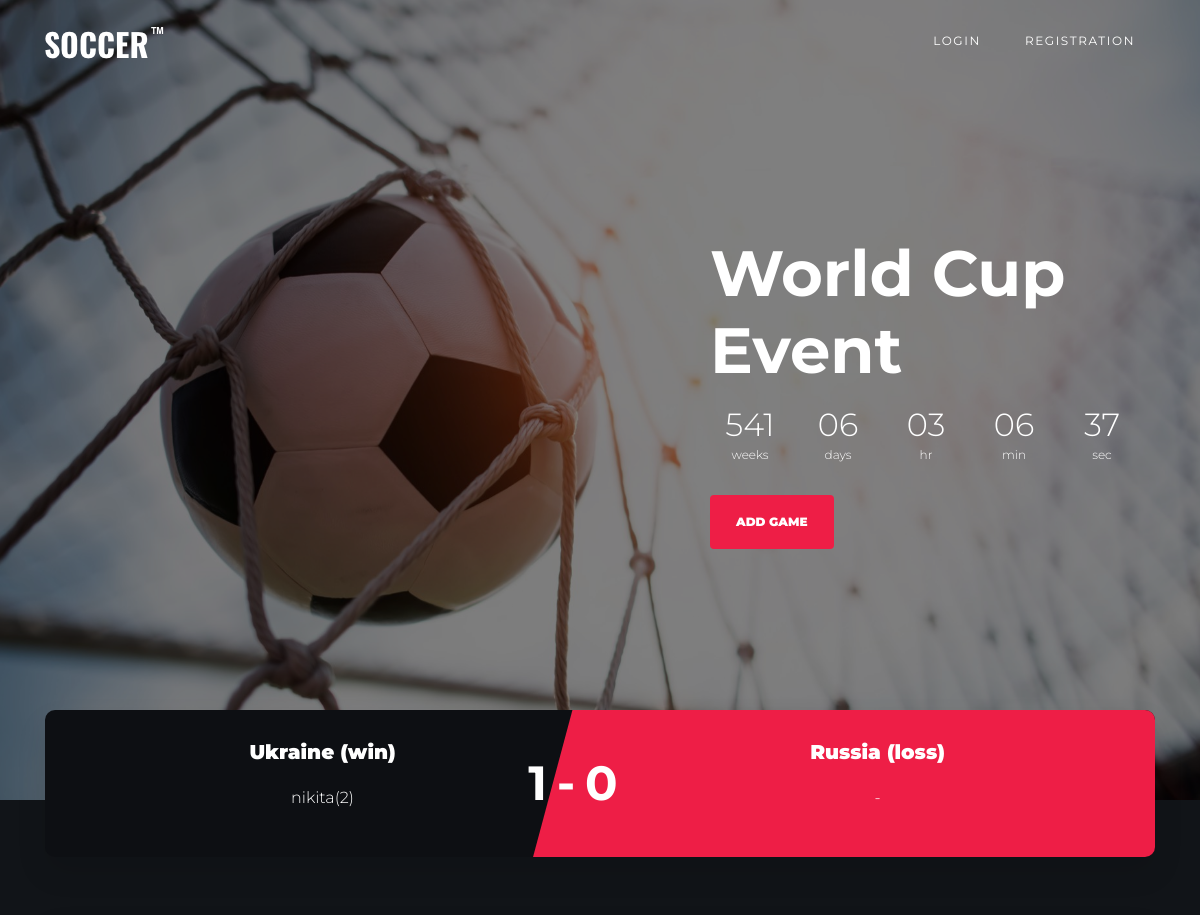
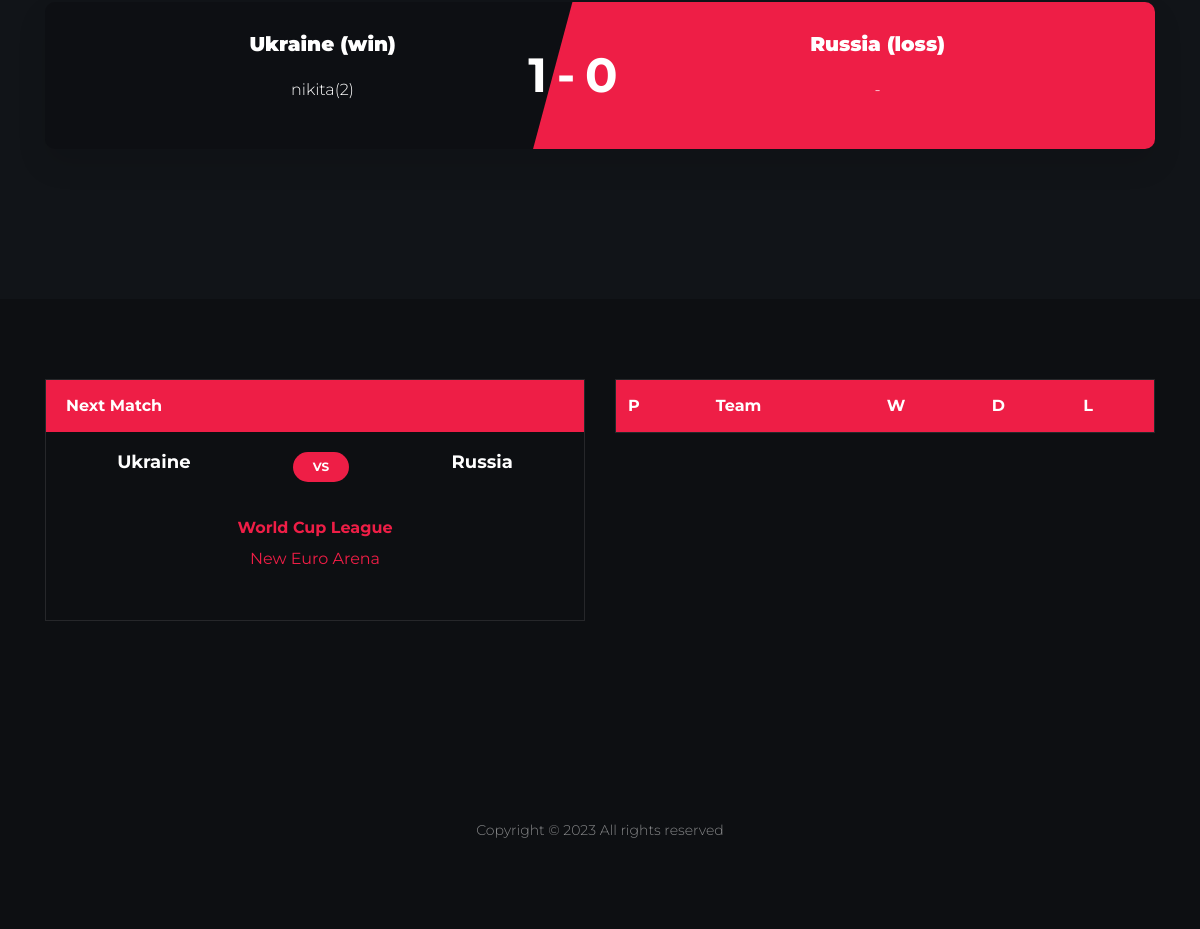
The page / on the database its author committed (2 pictures, top to bottom).
### footballApp/models.py (models this page shows, shortened)
class Game(models.Model):
    firstTeam = models.CharField(max_length=20, blank=False)
    firstTeamStatus = models.CharField(max_length=5, blank=False)
    goalsFirstTeam = models.IntegerField(default=0)
    playersFirstTeam = models.CharField(max_length=300, blank=False)
    secondTeam = models.CharField(max_length=20, blank=False)
    secondTeamStatus = models.CharField(max_length=5, blank=False)
    goalsSecondTeam = models.IntegerField(default=0)
    playersSecondTeam = models.CharField(max_length=300, blank=False)
    eventOwner = models.CharField(max_length=20, blank=False)
    eventStatus = models.CharField(max_length=20, blank=False)

### footballApp/views.py (the view)
# urls.py: path('', indexPage, name="index"),
def indexPage(request):
    games = Game.objects.all()
    teams = Team.objects.all()
    nextGame = Game.objects.filter(eventStatus='not finished').first()
    numberOfElements = Game.objects.all().count()
    if numberOfElements:
        gameStatus = Game.objects.first().eventStatus
    if numberOfElements > 3 and gameStatus == "finished":
        Game.objects.first().delete()
    return render(request, 'index.html', {'games': games, 'teams': teams, 'nextGame': nextGame})

### footballApp/templatetags/split.py (called while the page is built)
@register.filter
def split(data, splitter=","):
    return data.split(splitter)

### templates/index.html (shortened to what this page needs)
{% load static %}
{% load split %}
<!DOCTYPE html>
<html lang="en">
<head>
  <link rel="stylesheet" href="{% static 'fonts/icomoon/style.css' %}">
  <link rel="stylesheet" href="{% static 'css/bootstrap/bootstrap.css' %}">
  <link rel="stylesheet" href="{% static 'css/jquery-ui.css' %}">
  <link rel="stylesheet" href="{% static 'css/owl.carousel.min.css' %}">
  <link rel="stylesheet" href="{% static 'css/owl.theme.default.min.css' %}">
  <link rel="stylesheet" href="{% static 'css/owl.theme.default.min.css' %}">
  <link rel="stylesheet" href="{% static 'css/jquery.fancybox.min.css' %}">
  <link rel="stylesheet" href="{% static 'css/bootstrap-datepicker.css' %}">
  <link rel="stylesheet" href="{% static 'fonts/flaticon/font/flaticon.css' %}">
  <link rel="stylesheet" href="{% static 'css/aos.css' %}">
  <link rel="stylesheet" href="{% static 'css/style.css' %}">
</head>
<body>
  <div class="site-wrap">
    <header class="site-navbar py-4" role="banner">
      <div class="container">
        <div class="d-flex align-items-center">
          <div class="site-logo">
            <a href="{% url 'index' %}">
              <img src="{% static 'images/logo.png' %}" alt="Logo">
            </a>
          </div>
          <div class="ml-auto">
            <nav class="site-navigation position-relative text-right" role="navigation">
              <ul class="site-menu main-menu js-clone-nav mr-auto d-none d-lg-block">
                {% if user.is_authenticated %}
                  <li><a href="{% url 'logout' %}" class="nav-link">{{ user }}</a></li>
                {% else %}
                  <li><a href="{% url 'login' %}" class="nav-link">Login</a></li>
                  <li><a href="{% url 'registration' %}" class="nav-link">Registration</a></li>
                {% endif %}
              </ul>
            </nav>
          </div>
        </div>
      </div>
    </header>
    <div class="hero overlay" style="background-image: url('static/images/bg_3.jpg');">
      <div class="container">
        <div class="row align-items-center">
          <div class="col-lg-5 ml-auto">
            <h1 class="text-white">World Cup Event</h1>
            <div id="date-countdown"></div>
            <p>
              <a href="{% url 'addgame' %}" class="btn btn-primary py-3 px-4 mr-3">Add game</a>
            </p>
          </div>
        </div>
      </div>
    </div>
    {% for game in games %}
      <div class="container" style="margin-bottom: 150px;">
        <div class="row">
          <div class="col-lg-12">
            <div class="d-flex team-vs">
              <span class="score">{{ game.goalsFirstTeam }}-{{ game.goalsSecondTeam }}</span>
              <div class="team-1 w-50">
                <div class="team-details w-100 text-center">
                  <h3>{{ game.firstTeam }} <span>({{ game.firstTeamStatus }})</span></h3>
                  <ul class="list-unstyled">
                    {% for playerFirstTeam in game.playersFirstTeam|split %}
                      <li>{{ playerFirstTeam }}</li>
                    {% endfor %}
                  </ul>
                </div>
              </div>
              <div class="team-2 w-50">
                <div class="team-details w-100 text-center">
                  <h3>{{ game.secondTeam }} <span>({{ game.secondTeamStatus }})</span></h3>
                    <ul class="list-unstyled">
                      {% for playerSecondTeam in game.playersSecondTeam|split %}
                        <li>{{ playerSecondTeam }}</li>
                      {% endfor %}
                    </ul>
                </div>
              </div>
            </div>
          </div>
        </div>
      </div>
    {% endfor %}
    <div class="site-section bg-dark">
      <div class="container">
        <div class="row">
          <div class="col-lg-6">
            <div class="widget-next-match">
              <div class="widget-title">
                <h3>Next Match</h3>
              </div>
              <div class="widget-body mb-3">
                <div class="widget-vs">
                  <div class="d-flex align-items-center justify-content-around justify-content-between w-100">
                    <div class="team-1 text-center">
                      <h3>{{ nextGame.firstTeam }}</h3>
                    </div>
                    <div>
                      <span class="vs"><span>VS</span></span>
                    </div>
                    <div class="team-2 text-center">
                      <h3>{{ nextGame.secondTeam }}</h3>
                    </div>
                  </div>
                </div>
              </div>
              <div class="text-center widget-vs-contents mb-4">
                <h4>World Cup League</h4>
                <p class="mb-5">
                  <strong class="text-primary">New Euro Arena</strong>
                </p>
              </div>
            </div>
          </div>
          <div class="col-lg-6">
            <div class="widget-next-match">
              <table class="table custom-table">
                <thead>
                  <tr>
                    <th>P</th>
                    <th>Team</th>
                    <th>W</th>
                    <th>D</th>
                    <th>L</th>
                  </tr>
                </thead>
              </table>
            </div>
          </div>
        </div>
      </div>
    </div>
    <footer class="footer-section">
      <div class="container">
        <div class="row text-center">
          <div class="col-md-12">
            <div class=" pt-5">
              <p>
                Copyright &copy;
                 All rights reserved
              </p>
            </div>
          </div>
        </div>
      </div>
    </footer>
  </div>
</body>
</html>

### static/css/style.css (style rules this page uses)
body { line-height: 1.7; color: gray; font-weight: 300; background-color: #222831; font-size: 16px; }
a { -webkit-transition: .3s all ease; -o-transition: .3s all ease; transition: .3s all ease; }
h1, h2, h3, h4, h5, .h1, .h2, .h3, .h4, .h5 { font-family: "Montserrat", -apple-system, BlinkMacSystemFont, "Segoe UI", Roboto, "Helvetica Neue", Arial, sans-serif, "Apple Color Emoji", "Segoe UI Emoji", "Segoe UI Symbol", "Noto Color Emoji"; color: #fff; }
.site-wrap:before { display: none; -webkit-transition: .3s all ease-in-out; -o-transition: .3s all ease-in-out; transition: .3s all ease-in-out; background: rgba(0, 0, 0, 0.6); content: ""; position: absolute; z-index: 2000; top: 0; left: 0; right: 0; bottom: 0; opacity: 0; visibility: hidden; }
.btn { text-transform: uppercase; font-size: 12px; font-weight: 900; border-width: 2px; }
.site-section { padding: 2.5em 0; }
@media (min-width: 768px) { .site-section { padding: 5em 0; } }
.site-logo { position: relative; font-weight: 900; font-size: 1.3rem; }
.site-logo a { color: #fff; }
.site-navbar { margin-bottom: 0px; z-index: 1999; position: absolute; width: 100%; }
.site-navbar .site-navigation .site-menu { margin-bottom: 0; }
.site-navbar .site-navigation .site-menu a { text-decoration: none !important; display: inline-block; }
.site-navbar .site-navigation .site-menu > li { display: inline-block; }
.site-navbar .site-navigation .site-menu > li > a { padding: 5px 20px; color: #fff; font-size: 12px; letter-spacing: .1rem; text-transform: uppercase; font-weight: 400; display: inline-block; text-decoration: none !important; }
.site-mobile-menu .site-nav-wrap { padding: 0; margin: 0; list-style: none; position: relative; }
.site-mobile-menu .site-nav-wrap a { padding: 10px 20px; display: block; position: relative; color: #212529; }
.site-mobile-menu .site-nav-wrap li { position: relative; display: block; }
.site-mobile-menu .site-nav-wrap > li { display: block; position: relative; float: left; width: 100%; }
.site-mobile-menu .site-nav-wrap > li > a { padding-left: 20px; font-size: 20px; }
.hero { background-size: cover; background-position: center center; }
.hero, .hero > .container > .row { height: 100vh; min-height: 500px; }
.hero.overlay:before { content: ""; position: absolute; background: rgba(0, 0, 0, 0.5); top: 0; left: 0; right: 0; bottom: 0; }
.hero h1 { font-weight: 700; font-size: 4rem; }
.hero p { color: rgba(255, 255, 255, 0.7); }
#date-countdown { margin-bottom: 20px; }
.team-vs { background-color: #0d0f13; overflow: hidden; border-radius: 10px; margin-top: -90px; position: relative; -webkit-box-shadow: 0 15px 30px 0 rgba(0, 0, 0, 0.1); box-shadow: 0 15px 30px 0 rgba(0, 0, 0, 0.1); }
.team-vs .score { position: absolute; top: 50%; left: 48%; -webkit-transform: translate(-50%, -50%); -ms-transform: translate(-50%, -50%); transform: translate(-50%, -50%); color: #fff; font-size: 3rem; font-weight: 700; z-index: 2; letter-spacing: .2em; }
.team-vs h3 { font-size: 20px; color: #fff; font-weight: 900; margin-bottom: 20px; }
.team-vs ul { color: #fff; }
.team-vs .team-details { position: relative; z-index: 2; }
.team-vs .team-1, .team-vs .team-2 { padding: 30px; }
.team-vs .team-2 { position: relative; }
.team-vs .team-2:before { position: absolute; background: #f6d743; background: #ee1e46; content: ""; left: -12%; right: 0; top: 0; width: 200%; height: 200%; -webkit-transform: skew(-15deg); -ms-transform: skew(-15deg); transform: skew(-15deg); }
.widget-next-match { border: 1px solid rgba(255, 255, 255, 0.1); }
.widget-vs { width: 100%; }
.widget-vs h3 { color: #fff; font-weight: 700; font-size: 18px; }
.widget-vs .vs > span { display: inline-block; font-size: 12px; background: #ee1e46; padding: 5px 20px; border-radius: 30px; color: #fff; font-weight: 700; }
.widget-vs-contents { padding-bottom: 0px; }
.widget-vs-contents h4 { color: #ee1e46; font-size: 16px; font-weight: 700; }
.widget-title { padding: 16px 20px; color: #fff; background-color: #ee1e46; }
.widget-title h3 { margin: 0; padding: 0; font-size: 16px; color: #fff; font-weight: 700; }
.widget-body { padding: 20px; }
.custom-table { margin-bottom: 0; }
.custom-table thead tr th { background: #ee1e46; color: #fff; border: none; }
.footer-section { padding: 70px 0; font-size: 14px; color: rgba(255, 255, 255, 0.5); background: #1a1e25; }
.bg-dark { background: #1a1e25 !important; }

### rows shown on the page
Game: goalsFirstTeam "1", goalsSecondTeam "0", firstTeam "Ukraine", firstTeamStatus "win", playersFirstTeam "nikita(2)", secondTeam "Russia", secondTeamStatus "loss", playersSecondTeam "-"
Game: goalsFirstTeam "1", goalsSecondTeam "0", firstTeam "Ukraine", firstTeamStatus "win", playersFirstTeam "nikita(2)", secondTeam "Russia", secondTeamStatus "loss", playersSecondTeam "-"
